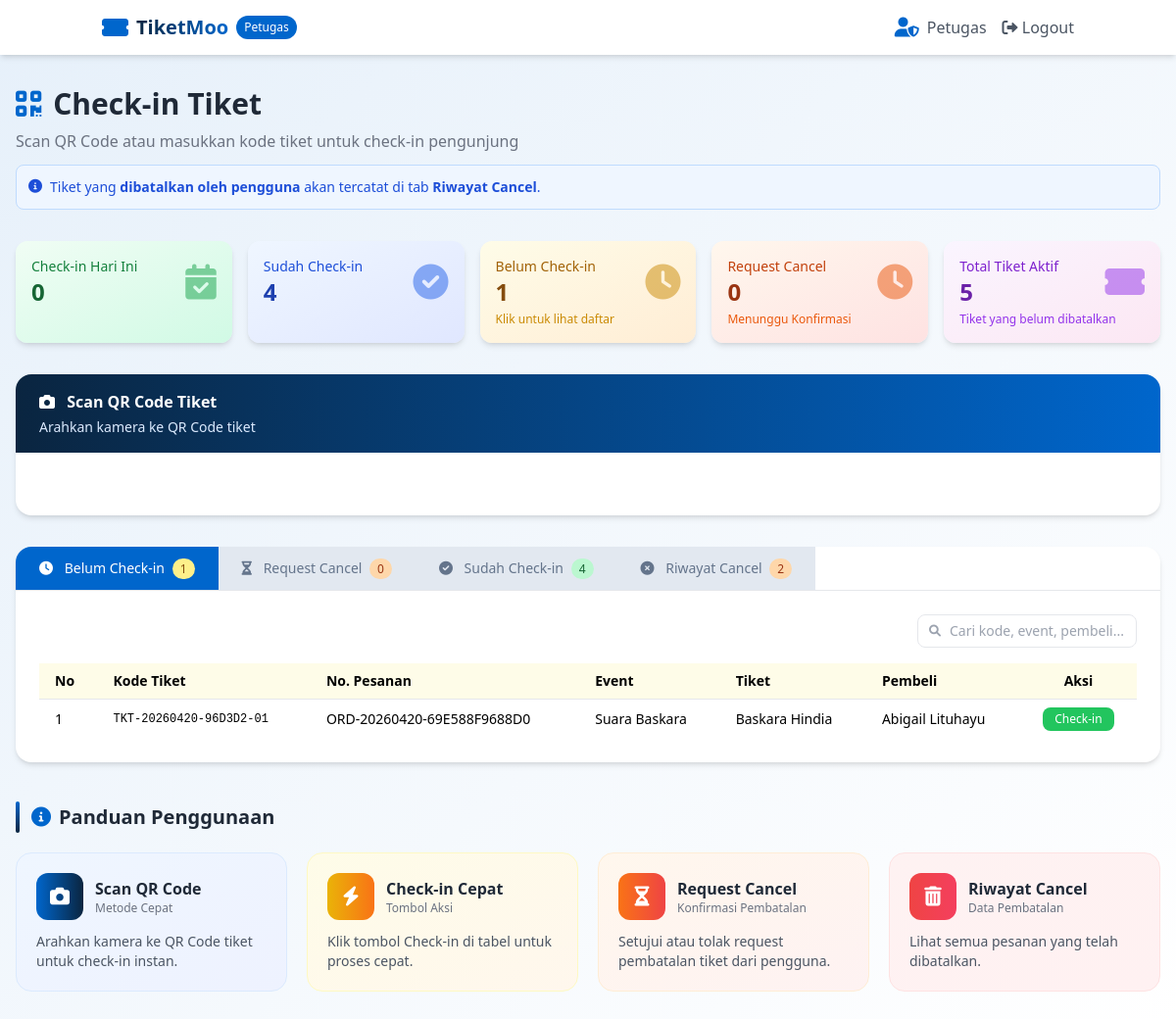
Screenshot of /petugas/checkin.php (signed in) with the database file from the repository.
### tables this page shows
CREATE TABLE `attendee` (
  `id_attendee` int(11) NOT NULL,
  `id_detail` int(11) DEFAULT NULL,
  `kode_tiket` varchar(50) DEFAULT NULL,
  `status_checkin` enum('belum','sudah') DEFAULT NULL,
  `created_at` datetime DEFAULT NULL,
  `waktu_checkin` datetime DEFAULT NULL,
  `cancel_request` enum('pending','approved','rejected') DEFAULT NULL,
  `cancel_reason` text DEFAULT NULL,
  `cancel_request_date` datetime DEFAULT NULL
);

CREATE TABLE `orders` (
  `id_order` int(11) NOT NULL,
  `no_order` varchar(50) DEFAULT NULL,
  `id_user` int(11) DEFAULT NULL,
  `id_event` int(11) DEFAULT NULL,
  `tanggal_order` datetime DEFAULT NULL,
  `subtotal` int(11) DEFAULT NULL,
  `potongan` int(11) DEFAULT NULL,
  `total` int(11) DEFAULT NULL,
  `status` enum('pending','paid','cancel') DEFAULT NULL,
  `id_voucher` int(11) DEFAULT NULL
);

CREATE TABLE `event` (
  `id_event` int(11) NOT NULL,
  `nama_event` varchar(150) DEFAULT NULL,
  `tanggal` date DEFAULT NULL,
  `id_venue` int(11) DEFAULT NULL,
  `deskripsi` text DEFAULT NULL,
  `foto` varchar(255) DEFAULT NULL
);

CREATE TABLE `order_detail` (
  `id_detail` int(11) NOT NULL,
  `id_order` int(11) DEFAULT NULL,
  `id_tiket` int(11) DEFAULT NULL,
  `nama_tiket` varchar(100) DEFAULT NULL,
  `harga` int(11) DEFAULT NULL,
  `qty` int(11) DEFAULT NULL,
  `subtotal` int(11) DEFAULT NULL
);

CREATE TABLE `users` (
  `id_user` int(11) NOT NULL,
  `nama` varchar(100) DEFAULT NULL,
  `email` varchar(100) DEFAULT NULL,
  `password` varchar(255) DEFAULT NULL,
  `role` enum('user','petugas','admin') DEFAULT NULL
);

### petugas/checkin.php (the view, shortened to what the rows shown need)
<?php
include '../config/koneksi.php';
$limit_belum = 10;
$page_belum = isset($_GET['page_belum']) ? (int)$_GET['page_belum'] : 1;
$offset_belum = ($page_belum - 1) * $limit_belum;
$search_condition_belum = "";
$belum_checkins = mysqli_query($conn, "
    SELECT a.*,
           e.nama_event,
           u.nama as nama_pembeli,
           o.no_order,
           od.nama_tiket,
           od.harga,
           e.tanggal as event_tanggal
    FROM attendee a
    JOIN order_detail od ON a.id_detail = od.id_detail
    JOIN orders o ON od.id_order = o.id_order
    JOIN event e ON o.id_event = e.id_event
    JOIN users u ON o.id_user = u.id_user
    WHERE a.status_checkin = 'belum' AND (a.cancel_request IS NULL OR a.cancel_request != 'pending') $search_condition_belum
    ORDER BY a.created_at ASC
    LIMIT $offset_belum, $limit_belum
");
function safe($data) {
    return htmlspecialchars($data ?? '', ENT_QUOTES, 'UTF-8');
}
?>
<!DOCTYPE html>
<html lang="id">
<head>
    <script src="https://cdn.tailwindcss.com"></script>
    <link rel="stylesheet" href="https://cdnjs.cloudflare.com/ajax/libs/font-awesome/6.0.0-beta3/css/all.min.css">
</head>
<body class="bg-gradient-to-br from-soft-blue to-white min-h-screen">
    <div class="container mx-auto px-4 py-8 max-w-7xl">
        <div class="mb-8 animate-[slideIn_0.3s_ease-out]">
            <h1 class="text-2xl md:text-3xl font-bold text-gray-800 flex items-center gap-3">
                <i class="fas fa-qrcode text-accent-blue"></i>
                Check-in Tiket
            </h1>
        </div>
        <div class="bg-white rounded-2xl shadow-md overflow-hidden mb-8 animate-[slideIn_0.5s_ease-out]">
            <div class="bg-gradient-to-r from-navy to-accent-blue px-6 py-4">
                <h2 class="text-white font-semibold">
                    <i class="fas fa-camera mr-2"></i> Scan QR Code Tiket
                </h2>
            </div>
        </div>
        <div class="bg-white rounded-2xl shadow-md overflow-hidden animate-[slideIn_0.7s_ease-out]">
            <div id="content-belum" class="tab-content <?= (!isset($_GET['tab']) || $_GET['tab'] == 'belum') ? '' : 'hidden' ?>">
                <div class="p-6">
                    <?php if (mysqli_num_rows($belum_checkins) > 0): ?>
                    <div class="overflow-x-auto">
                        <table class="w-full text-sm">
                            <thead class="bg-yellow-50">
                                <tr><th class="px-4 py-2 text-left">No</th><th class="px-4 py-2 text-left">Kode Tiket</th><th class="px-4 py-2 text-left">No. Pesanan</th><th class="px-4 py-2 text-left">Event</th><th class="px-4 py-2 text-left">Tiket</th><th class="px-4 py-2 text-left">Pembeli</th><th class="px-4 py-2 text-center">Aksi</th></tr>
                            </thead>
                            <tbody>
                                <?php $no = $offset_belum + 1; $today_date = date('Y-m-d'); while($row = mysqli_fetch_assoc($belum_checkins)): $is_expired = strtotime($row['event_tanggal']) < strtotime($today_date); ?>
                                <tr class="border-t hover:bg-yellow-50 <?= $is_expired ? 'event-expired' : '' ?>">
                                    <td class="px-4 py-2"><?= $no++ ?></td>
                                    <td class="px-4 py-2 font-mono text-xs"><?= safe($row['kode_tiket']) ?></td>
                                    <td class="px-4 py-2"><?= safe($row['no_order']) ?></td>
                                    <td class="px-4 py-2 font-medium"><?= safe($row['nama_event']) ?></td>
                                    <td class="px-4 py-2"><?= safe($row['nama_tiket']) ?></td>
                                    <td class="px-4 py-2"><?= safe($row['nama_pembeli']) ?></td>
                                    <td class="px-4 py-2 text-center"><?= !$is_expired ? '<button onclick="quickCheckin(\''.safe($row['kode_tiket']).'\', \''.safe($row['nama_event']).'\', \''.safe($row['nama_pembeli']).'\', \''.safe($row['nama_tiket']).'\')" class="bg-green-500 text-white px-3 py-1 rounded-lg text-xs hover:bg-green-600 transition">Check-in</button>' : '<span class="text-gray-400 text-xs"><i class="fas fa-calendar-times"></i> Event Lewat</span>' ?></td>
                                </tr>
                                <?php endwhile; ?>
                            </tbody>
                        </table>
                    </div>
                    <?php else: ?>
                    <div class="text-center py-10 text-gray-400">Tidak ada tiket yang belum check-in</div>
                    <?php endif; ?>
                </div>
            </div>
        </div>
    </div>
</body>
</html>

### rows the page displays
attendee: kode_tiket "TKT-20260420-96D3D2-01", orders.no_order "ORD-20260420-69E588F9688D0", event.nama_event "Suara Baskara", id_detail.nama_tiket "Baskara Hindia", users.nama "Abigail Lituhayu"

### other values shown
safe($_SESSION['nama']) "Petugas"
$stats_today['total_checkin'] "0"
$stats_total['sudah_checkin'] "4"
$stats_total['belum_checkin'] "1"
$total_request_data "0"
$stats_total['total_tiket'] "5"
$total_cancel_data "2"
